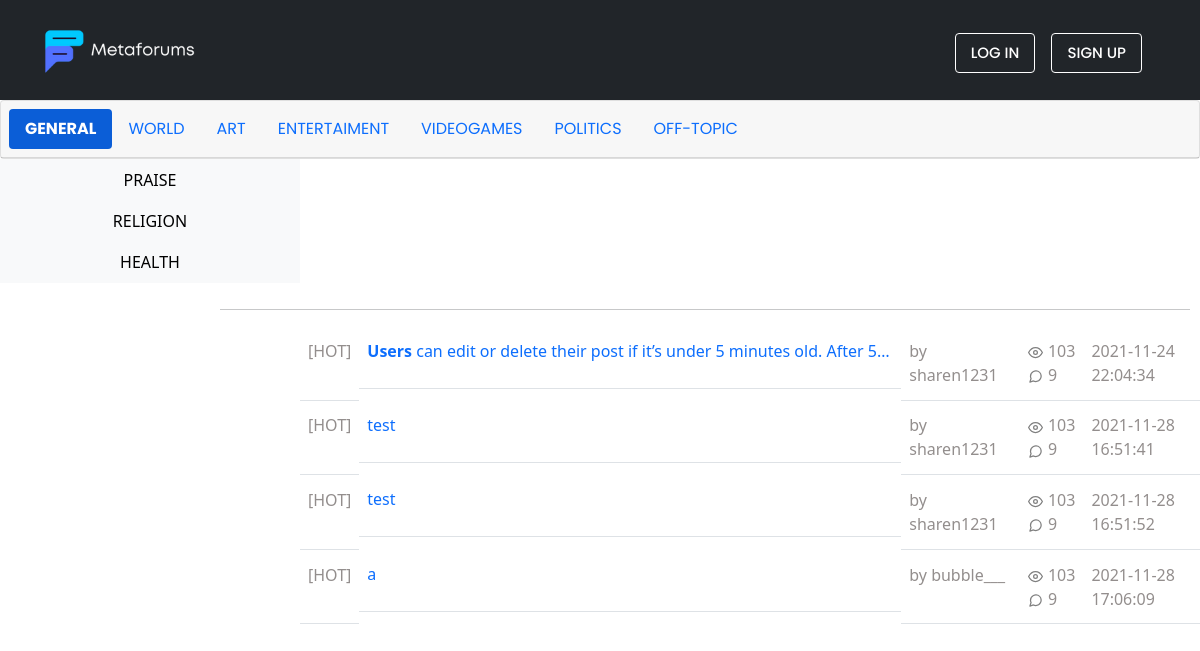
The page / on the database its author committed.
### tables this page shows
CREATE TABLE `forum_category` (
  `categoryid` int(11) NOT NULL,
  `categoryname` varchar(255) NOT NULL
);

CREATE TABLE `forum_topic` (
  `topicid` int(11) NOT NULL,
  `categoryid` int(100) NOT NULL,
  `topicname` varchar(255) NOT NULL
);

CREATE TABLE `forum_post` (
  `postid` int(11) NOT NULL,
  `ckeditor` text NOT NULL,
  `topicid` int(11) DEFAULT NULL,
  `username` varchar(200) NOT NULL,
  `createpost` datetime NOT NULL DEFAULT current_timestamp()
);

### index.php (the view, shortened to what this page needs)
<!DOCTYPE html>
<html lang="en">
<head>
    <link href="https://cdn.jsdelivr.net/npm/bootstrap@5.1.3/dist/css/bootstrap.min.css" rel="stylesheet">
    <link rel="stylesheet" href="style.css">
</head>
<body>
    <?php
    include("connect.php");
    $sql = "SELECT * FROM forum_category";
    $query = mysqli_query($con,$sql);
    $sql2 ="SELECT * FROM forum_topic a , forum_category b where a.categoryid=b.categoryid";
    $query2 = mysqli_query($con,$sql2) or die($con->error);
    $sql3 = "SELECT * FROM forum_post a, forum_topic b, forum_category c WHERE a.topicid=b.topicid and b.categoryid=c.categoryid";
    $query3 = mysqli_query($con,$sql3);
    ?>
    <nav class="navbar navbar-light bg-dark">
        <div class="container">
            <a class="navbar-brand" href="index.php">
                <img src="images/logometaforums.png" alt=""  height="80">
            </a>
            <form class="d-flex">
                <a href="login.php"class="btn btn-outline-success me-3 <?php if(isset($disp))echo $disp; ?>">LOG IN</a>
                <a href="signup.php"class="btn btn-outline-success me-3 <?php if(isset($disp))echo $disp; ?>" >SIGN UP</a>
            </form>
        </div>
    </nav>
    <div id="categoryckeditor" class="card text-center sticky-top">
        <div class="card-header">
            <ul class="nav nav-pills card-header-pills">
            <?php
            while ($row = $query->fetch_assoc()){
                echo'<li class="nav-item"><button class="nav-link" id="';
                echo $row['categoryname'];
                echo '" href="#">';
                echo $row['categoryname'];
                echo '</button></li>';
            }
            ?>
            </ul>
        </div>
    </div>
    <div id="topikckeditor" class="btn-group-vertical w-25 p-3 float-start" role="group" aria-label="Button group with nested dropdown">
        <?php
            while ($row = $query2->fetch_assoc()){
                echo '<button class="btn btn-light ';
                echo $row['categoryname'];
                echo '"id="';
                echo $row['topicname'];
                echo '">';
                echo $row['topicname'];
                echo '</button>';
            }
        ?>
    </div>
    <div class="thread float-end" id="create-thread" style="margin-right: 10px;">
        <hr class="float-start" width="970">
    </div>
    <form action="" method="get">
        <table id="postckeditor" class="table table-hover w-75 p-3 float-end post-metaforum">
            <tbody>
                <?php
                while($row=$query3->fetch_assoc()){
                    echo '<tr class="row-post ';
                    echo $row['topicname'];
                    echo '">';
                    echo '<td class="post-isi">[HOT]</td>';
                    echo '<td class="post-text d-block" style="max-width:"300px; min-width:"300px;" >';
                    echo '<a class="wordwrap d-inline-block text-truncate" name="id" href="viewthread.php?id='.$row['postid'].'">'.$row['ckeditor'].'</a>';
                    echo '<td class="post-isi">by '. $row['username'].'</td>';
                    echo '<td class="post-gambar"><img src="images/eye.svg" alt="" srcset="">103<img src="images/message-circle.svg" alt="" srcset="">9</td>';
                    echo '<td class="post-isi">';
                    echo $row['createpost'];
                }
                ?>
            </tbody>
        </table>
    </form>
</body>
</html>

### style.css (style rules this page uses)
.navbar { height: 100px; }
.btn-outline-success { border-color: white; color: white; font-family: 'Poppins', sans-serif; font-weight:500; font-size: 15px; padding:8px 15px; }

### index.php (style rules this page uses)
.card-header { font-family: 'Poppins', sans-serif; }
.thread { margin-top: 10px; }
.table>:not(caption)>*>* { padding: 0.8rem 0.5rem; }
.post-isi { color: rgb(147, 142, 141); }
.post-text { color: rgb(11, 94, 215); }
.post-gambar img { margin-right: 5px; margin-left: 5px; }
.post-gambar { color: rgb(147, 142, 141); }
.btn-light { border-radius: 0; padding: 8px 10px; }
.p-3 { padding: 0 !important; }
.active { background-color: rgb(11, 94, 215) !important; color: white !important; font-weight: bold; }
.text-truncate p { overflow: hidden; max-width: 526px; text-overflow: ellipsis; white-space: nowrap; }
.text-truncate { max-height: 30px; }
.post-text a { text-decoration: none; }

### rows shown on the page
forum_category: categoryname "GENERAL"
forum_category: categoryname "WORLD"
forum_category: categoryname "ART"
forum_category: categoryname "ENTERTAIMENT"
forum_category: categoryname "VIDEOGAMES"
forum_category: categoryname "POLITICS"
forum_category: categoryname "OFF-TOPIC"
forum_topic: topicname "PRAISE"
forum_topic: topicname "RELIGION"
forum_topic: topicname "HEALTH"
forum_post: ckeditor "Users can edit or delete their post if it’s under 5 minutes old. After 5…", username "sharen1231", createpost "2021-11-24 22:04:34"
forum_post: ckeditor "test", username "sharen1231", createpost "2021-11-28 16:51:41"
forum_post: ckeditor "test", username "sharen1231", createpost "2021-11-28 16:51:52"
forum_post: ckeditor "a", username "bubble___", createpost "2021-11-28 17:06:09"
